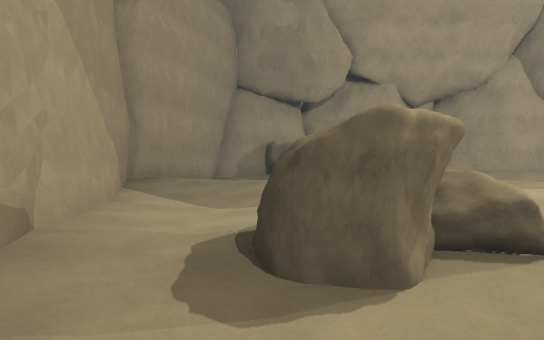
view 1 (above)

12 first-person views from a walk through a scene from a Unity 3-D project. The camera is 1.4 m above the floor, tilts 2° down and sees 80° across. The floor is counted in squares, 2 m on a side. Each view is taken from the middle of a square. On the plan, view 1 faces up. The plan holds only what a view shows up to about 10 squares ahead; the rest is blank. The place goes on beyond the plan. The player character is not drawn. Some animated figures are left out.

view 2
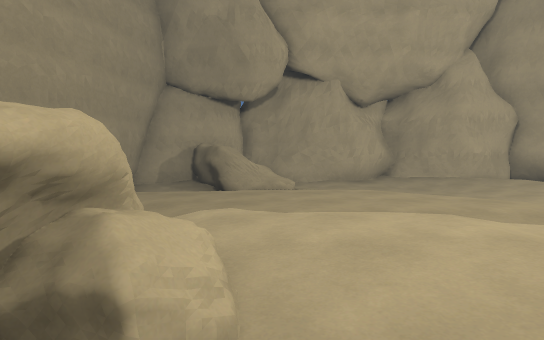

view 3
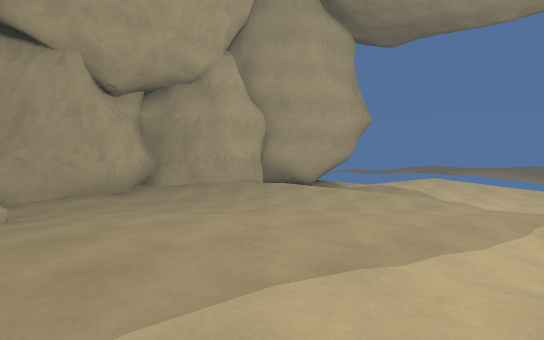

view 4
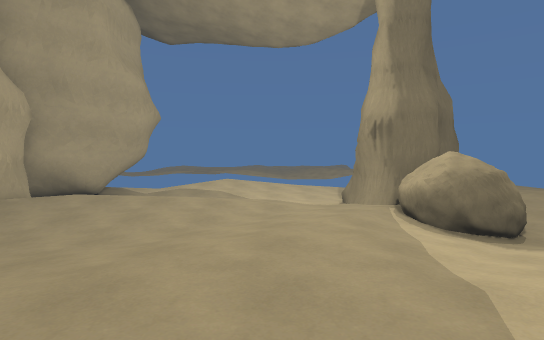

view 5
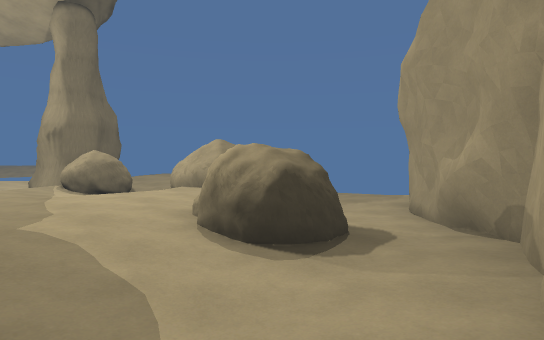

view 6
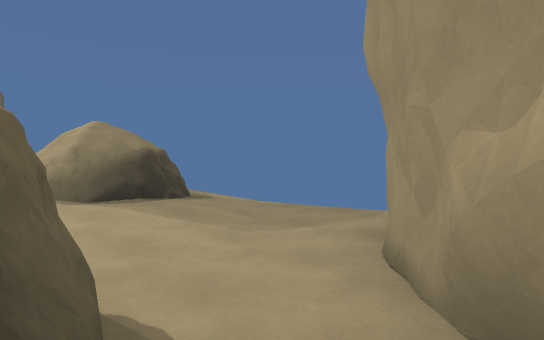

view 7
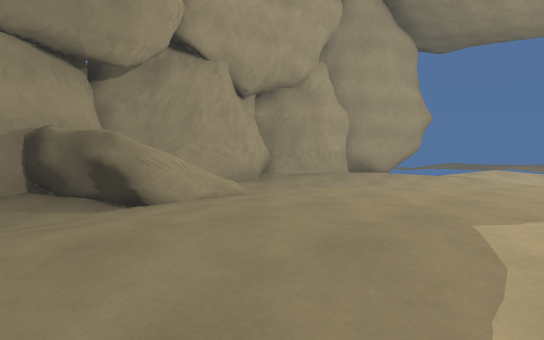

view 8
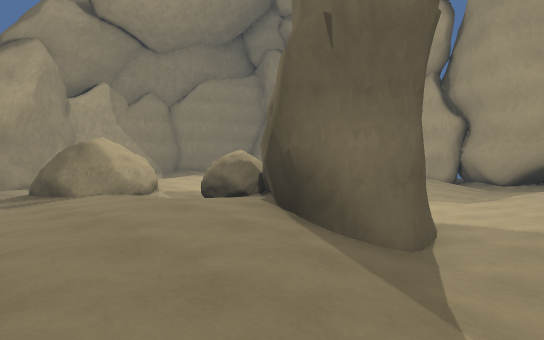

view 9
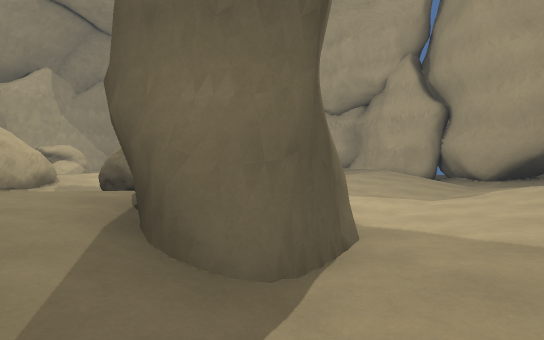

view 10
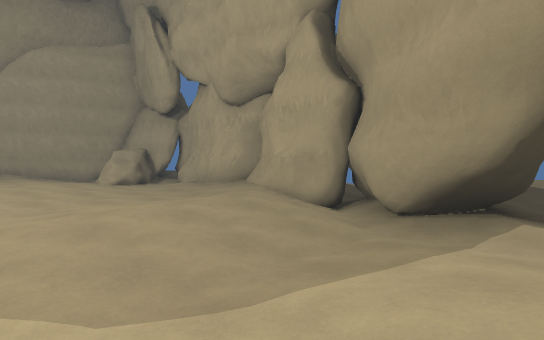

view 11
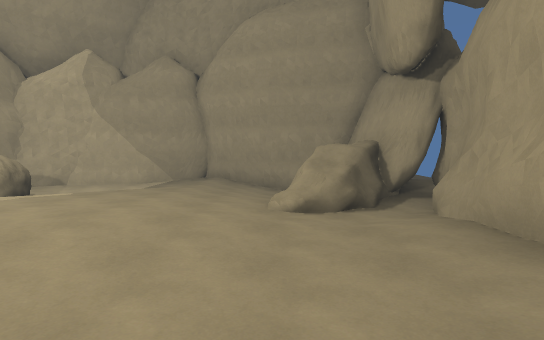

view 12
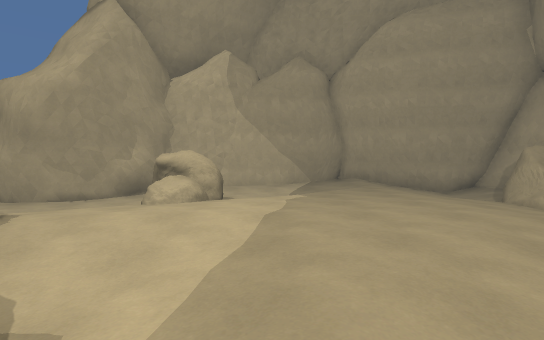

### Floor plan
Key: @ floor where view 1 was taken; # wall or solid block; . main floor; : floor 0.25 m higher than the main floor; - floor 0.25 m lower than the main floor; _ floor 0.5 m lower than the main floor; / step, stairs or slope; = window, fence, low wall or low ledge; ^ raised ledge.
Columns run from 3 left of view 1 to 12 right of it. Each row starts with its distance up from view 1.
 13           -_
 12           -#
 11    ##########
 10  ####_//./#####_
  9  #_-#=----.//_#-
  8 ##_-//----.:-_--
  7 #.......---.-_-.
  6 #........--.-_-.
  5 #.-...::..---__.
  4 ##_-..:....-___-
  3  #--#...-^####_-
  2  #-##/..-#####__
  1  ##__-.##-..##__
  0   #@__-##.:::.-_
 -1   ##___/--.....
 -2     ______--....

Where each view was taken, in squares from view 1:
view 1: 0 up, 0 right, facing up
view 2: 1 up, 2 right, facing up
view 3: 3 up, 2 right, facing up-right
view 4: 5 up, 2 right, facing right
view 5: 5 up, 2 left, facing down-right
view 6: 2 up, 1 left, facing down-right
view 7: 4 up, 1 left, facing up-right
view 8: 2 down, 12 right, facing up-left
view 9: 0 up, 12 right, facing up-left
view 10: 5 up, 12 right, facing up-left
view 11: 8 up, 7 right, facing left
view 12: 4 up, 7 right, facing left
